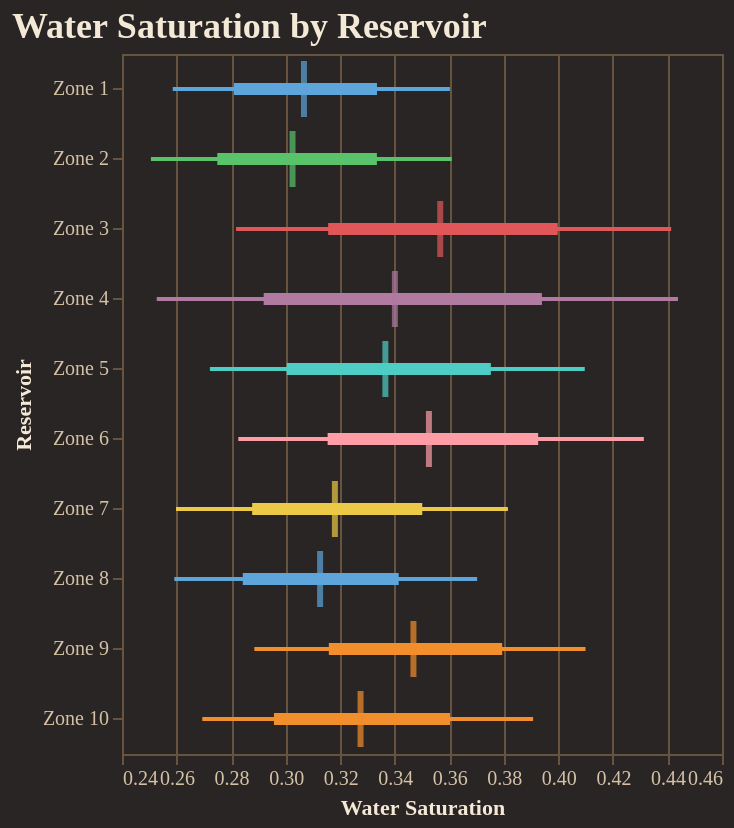

The code cell stored with this chart in its notebook:
### Code cell
fig = reporter.plotter.forest_plot(
    "Water Saturation", 
    backend=PLOTTING_BACKEND
)
fig.show()

### Figure 1 — Vega-Lite specification as saved in the notebook (floating-point values rounded to 4 significant figures)
{"config": {"background": "#292524", "view": {"fill": "#292524", "stroke": "#665340"}, "title": {"color": "#f4e9d7", "font": "Merriweather", "fontSize": 18, "fontWeight": 600, "subtitleColor": "#d5c2a6", "anchor": "start"}, "axis": {"domainColor": "#665340", "gridColor": "#665340", "tickColor": "#665340", "labelColor": "#d5c2a6", "titleColor": "#f4e9d7", "labelFont": "Merriweather", "titleFont": "Merriweather"}, "legend": {"titleColor": "#f4e9d7", "labelColor": "#d5c2a6", "labelFont": "Merriweather", "titleFont": "Merriweather", "orient": "top-right", "symbolType": "circle"}, "header": {"labelColor": "#d5c2a6", "titleColor": "#f4e9d7", "labelFont": "Merriweather", "titleFont": "Merriweather"}, "mark": {"color": "#c78d3b"}, "line": {"color": "#c78d3b"}, "bar": {"color": "#c78d3b"}, "point": {"color": "#ddb06d"}, "area": {"color": "#c78d3b", "opacity": 0.35}, "text": {"color": "#f4e9d7", "font": "Merriweather"}, "range": {"category": ["#5DA5DA", "#F28E2B", "#59C36A", "#E15759", "#B07AA1", "#4ECDC4", "#FF9DA7", "#EDC948"]}}, "layer": [{"mark": {"type": "rule", "strokeWidth": 2}, "encoding": {"color": {"field": "group", "legend": null, "type": "nominal"}, "x": {"field": "p10", "scale": {"zero": false}, "title": "Water Saturation", "type": "quantitative"}, "x2": {"field": "p90"}, "y": {"field": "group", "sort": ["Zone 1", "Zone 2", "Zone 3", "Zone 4", "Zone 5", "Zone 6", "Zone 7", "Zone 8", "Zone 9", "Zone 10"], "title": "Reservoir", "type": "nominal"}}}, {"mark": {"type": "rule", "strokeWidth": 6}, "encoding": {"color": {"field": "group", "legend": null, "type": "nominal"}, "x": {"field": "p25", "scale": {"zero": false}, "title": "Water Saturation", "type": "quantitative"}, "x2": {"field": "p75"}, "y": {"field": "group", "sort": ["Zone 1", "Zone 2", "Zone 3", "Zone 4", "Zone 5", "Zone 6", "Zone 7", "Zone 8", "Zone 9", "Zone 10"], "title": "Reservoir", "type": "nominal"}}}, {"mark": {"type": "tick", "color": "black", "size": 28, "thickness": 3}, "encoding": {"color": {"field": "group", "legend": null, "type": "nominal"}, "tooltip": [{"field": "group", "title": "Group", "type": "nominal"}, {"field": "p10", "title": "P10", "type": "quantitative"}, {"field": "p25", "title": "P25", "type": "quantitative"}, {"field": "median", "title": "Median", "type": "quantitative"}, {"field": "p75", "title": "P75", "type": "quantitative"}, {"field": "p90", "title": "P90", "type": "quantitative"}], "x": {"field": "median", "scale": {"zero": false}, "title": "Water Saturation", "type": "quantitative"}, "y": {"field": "group", "sort": ["Zone 1", "Zone 2", "Zone 3", "Zone 4", "Zone 5", "Zone 6", "Zone 7", "Zone 8", "Zone 9", "Zone 10"], "title": "Reservoir", "type": "nominal"}}}], "data": {"name": "data-563193177c20f7fa5eb60ad63274bcdc"}, "height": 350, "title": "Water Saturation by Reservoir", "width": "container", "$schema": "https://vega.github.io/schema/vega-lite/v5.20.1.json", "datasets": {"data-563193177c20f7fa5eb60ad63274bcdc": [{"group": "Zone 1", "p10": 0.2586, "p25": 0.281, "median": 0.3067, "p75": 0.3335, "p90": 0.3602}, {"group": "Zone 2", "p10": 0.2506, "p25": 0.2749, "median": 0.3025, "p75": 0.3335, "p90": 0.3609}, {"group": "Zone 3", "p10": 0.2818, "p25": 0.3156, "median": 0.3567, "p75": 0.3998, "p90": 0.4414}, {"group": "Zone 4", "p10": 0.2527, "p25": 0.2919, "median": 0.3401, "p75": 0.394, "p90": 0.4439}, {"group": "Zone 5", "p10": 0.2722, "p25": 0.3004, "median": 0.3366, "p75": 0.3752, "p90": 0.4097}, {"group": "Zone 6", "p10": 0.2827, "p25": 0.3154, "median": 0.3525, "p75": 0.3926, "p90": 0.4313}, {"group": "Zone 7", "p10": 0.2598, "p25": 0.2877, "median": 0.3181, "p75": 0.3501, "p90": 0.3815}, {"group": "Zone 8", "p10": 0.2592, "p25": 0.2843, "median": 0.3126, "p75": 0.3415, "p90": 0.3702}, {"group": "Zone 9", "p10": 0.2885, "p25": 0.3158, "median": 0.3469, "p75": 0.3794, "p90": 0.41}, {"group": "Zone 10", "p10": 0.2694, "p25": 0.2957, "median": 0.3275, "p75": 0.3603, "p90": 0.3907}]}}
